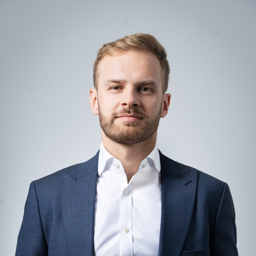
#> input picture assets/headshots/adrian.png, 256 x 256 px
$ python slab.py ../../assets/headshots/adrian.png ../../assets/headshots/ben.png 5 5 5
#> lines starting #> are read from the running program, lines starting #| are printed output that depends on the picture; after the words box and inside, x2 and y2 are one past the last pixel; in counts of white or black regions, pixels touching at a corner belong together
import sys, io, base64, hashlib
import numpy as np
from PIL import Image
# Arena piece (<id>-slab.png): key out the magenta, crop, scale to W px wide, PNG-8 with 1-bit alpha,
# print as META + sha-checked base64 lines (same transport as sheet.py / backdrop.py).
# usage: slab.py <src.png> <name> <part> <linesPerPart> [width=512]
src, name, part, L = sys.argv[1], sys.argv[2], int(sys.argv[3]), int(sys.argv[4]); W = int(sys.argv[5]) if len(sys.argv) > 5 else 512
im = Image.open(src).convert('RGB'); a = np.array(im).astype(int)
#> further down, im is the input picture: PIL image 256x256 RGB; mean R, G, B 159.2, 162.3, 169.8
edge = np.concatenate([a[:3].reshape(-1,3), a[-3:].reshape(-1,3), a[:,:3].reshape(-1,3), a[:,-3:].reshape(-1,3)])
key = np.median(edge, axis=0); d = np.sqrt(((a - key) ** 2).sum(-1)); mask = d > 60
#> after `key = np.median(edge, axis=0)`: key = [169, 178, 186]
#> after `d = np.sqrt(((a - key) ** 2).sum(-1))`:
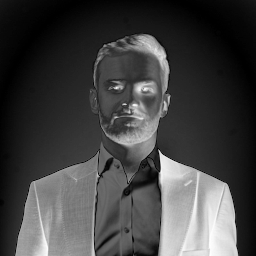
#> d: shape (256, 256) float64; min 1, max 304.4, mean 79.9; drawn with min black and max white
#> after `mask = d > 60`:
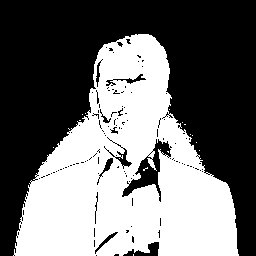
#> mask: shape (256, 256) bool; 43.6% white; 17 white regions (16 under 20 px), largest, box (x1, y1, x2, y2) and area: (13, 34, 239, 256) 28524
ys, xs = np.where(mask); y0, y1, x0, x1 = ys.min(), ys.max() + 1, xs.min(), xs.max() + 1
#> after `y0, y1, x0, x1 = (ys.min(), ys.max() + 1, xs.min(), xs.max() + 1)`: y0 = 34; y1 = 256; x0 = 13; x1 = 239
rgba = np.dstack([a.astype(np.uint8), (mask * 255).astype(np.uint8)])[y0:y1, x0:x1]
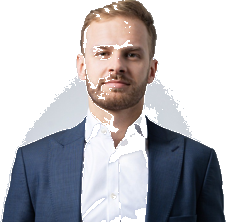
#> rgba: shape (222, 226, 4); mean R, G, B, A 154.4, 155.9, 163.4, 145.1; transparent parts drawn white
fr = Image.fromarray(rgba); h = round(fr.height * W / fr.width)
#> after `h = round(fr.height * W / fr.width)`: h = 5
fr = fr.resize((W, h), Image.LANCZOS)
al = np.array(fr)[:, :, 3]; rgb = Image.fromarray(np.array(fr)[:, :, :3])
#> after `al = np.array(fr)[:, :, 3]`: al = [[2, 27, 228, 93, 1], [0, 64, 255, 121, 0], [30, 212, 212, 181, 20], [172, 255, 194, 233, 192], [238, 249, 234, 246, 255]]
q = rgb.quantize(colors=48, method=Image.Quantize.MEDIANCUT, dither=Image.Dither.NONE).convert('RGBA')
out = np.array(q); out[:, :, 3] = np.where(al > 127, 255, 0).astype(np.uint8)
o = Image.fromarray(out).quantize(colors=64, method=Image.Quantize.FASTOCTREE)
b = io.BytesIO(); o.save(b, 'PNG', optimize=True); data = b.getvalue()
b64 = base64.b64encode(data).decode(); n = (len(b64) + 399) // 400
print('META', name, len(data), hashlib.sha256(data).hexdigest(), 'lines', n, 'part', part, 'size', W, h)
#| META ../../assets/headshots/ben.png 433 ed085692c2163722fa0114a372d909f9f3dd5facf9b268a7e6836276e90d8acb lines 2 part 5 size 5 5
for i in range(part * L, min(n, (part + 1) * L)):
    chunk = b64[i*400:(i+1)*400]; print('L%03d %s %s' % (i, hashlib.sha1(chunk.encode()).hexdigest()[:6], chunk))

$ run again, on assets/headshots/mike.png
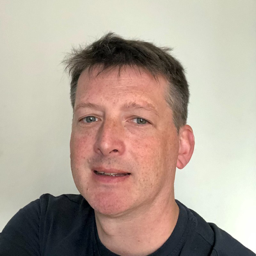
#> input picture assets/headshots/mike.png, 256 x 256 px
#> im is the input picture: PIL image 256x256 RGB; mean R, G, B 178.6, 163.9, 151.5
#> key = [209, 209, 193]
#> `mask = d > 60`:
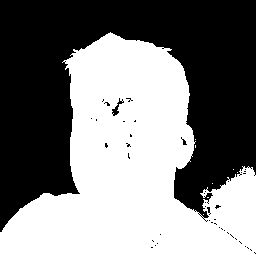
#> mask: shape (256, 256) bool; 49.5% white; 8 white regions (7 under 20 px), largest, box (x1, y1, x2, y2) and area: (0, 32, 256, 256) 32412
#> y0 = 32; y1 = 256; x0 = 0; x1 = 256
#> `rgba = np.dstack([a.astype(np.uint8), (mask * 255).astype(np.uint8)])[..`:
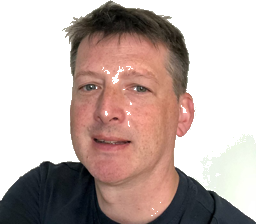
#> rgba: shape (224, 256, 4); mean R, G, B, A 173, 156.1, 144.3, 144.2; transparent parts drawn white
#> al = [[1, 129, 231, 99, 3], [0, 149, 255, 182, 0], [12, 161, 254, 135, 78], [209, 251, 255, 223, 251]]
#| META ../../assets/headshots/mike.png 429 dd2e9293246d1d26aa0db1975fce2091fab8165b74d0454df55e25f2fffae226 lines 2 part 5 size 5 4

$ run again, on assets/headshots/nick.png
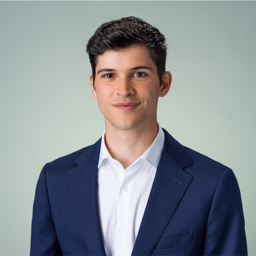
#> input picture assets/headshots/nick.png, 256 x 256 px
#> im is the input picture: PIL image 256x256 RGB; mean R, G, B 136.7, 142.3, 146.7
#> key = [161, 176, 173]
#> `mask = d > 60`:
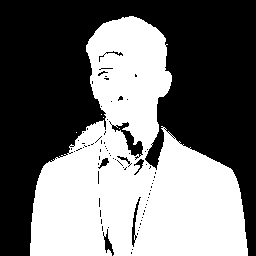
#> mask: shape (256, 256) bool; 45% white; 5 white regions (4 under 20 px), largest, box (x1, y1, x2, y2) and area: (30, 16, 248, 256) 29499
#> y0 = 16; y1 = 256; x0 = 30; x1 = 248
#> `rgba = np.dstack([a.astype(np.uint8), (mask * 255).astype(np.uint8)])[..`:
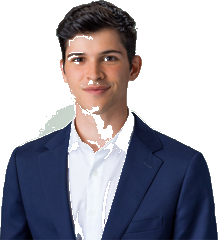
#> rgba: shape (240, 218, 4); mean R, G, B, A 128.5, 132, 138.4, 143.8; transparent parts drawn white
#> al = [[0, 134, 232, 22, 1], [3, 143, 255, 46, 3], [0, 117, 226, 7, 0], [96, 234, 179, 182, 66], [246, 255, 245, 255, 231], [251, 239, 234, 252, 246]]
#| META ../../assets/headshots/nick.png 437 0bd3ef9c39d1ae358c4cd73d5f6c9512b4e956e8552891cbf720a2a8cc26d732 lines 2 part 5 size 5 6

$ run again, on assets/headshots/richy.png
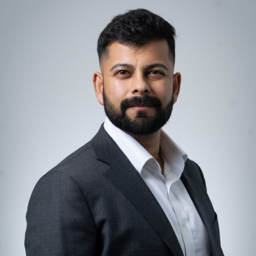
#> input picture assets/headshots/richy.png, 256 x 256 px
#> im is the input picture: PIL image 256x256 RGB; mean R, G, B 137.6, 140.4, 146.1
#> key = [165, 174, 181]
#> `mask = d > 60`:
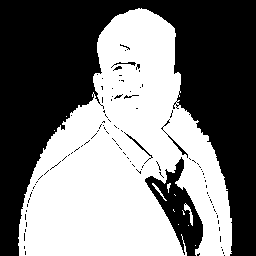
#> mask: shape (256, 256) bool; 48.5% white; 12 white regions (8 under 20 px), largest, box (x1, y1, x2, y2) and area: (18, 8, 232, 256) 31635, (184, 203, 193, 226) 71, (152, 183, 167, 201) 45, (167, 183, 171, 193) 21
#> y0 = 8; y1 = 256; x0 = 18; x1 = 232
#> `rgba = np.dstack([a.astype(np.uint8), (mask * 255).astype(np.uint8)])[..`:
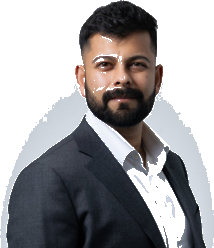
#> rgba: shape (248, 214, 4); mean R, G, B, A 129.3, 130.8, 136.1, 152.7; transparent parts drawn white
#> al = [[1, 19, 226, 141, 1], [0, 32, 252, 176, 0], [3, 150, 249, 219, 22], [110, 255, 240, 240, 157], [217, 253, 248, 116, 202], [248, 254, 255, 165, 166]]
#| META ../../assets/headshots/richy.png 438 b095c62eb48d36f455f8cc08e65a8abf438b001d689e8a3a85b779305f9b4b07 lines 2 part 5 size 5 6
